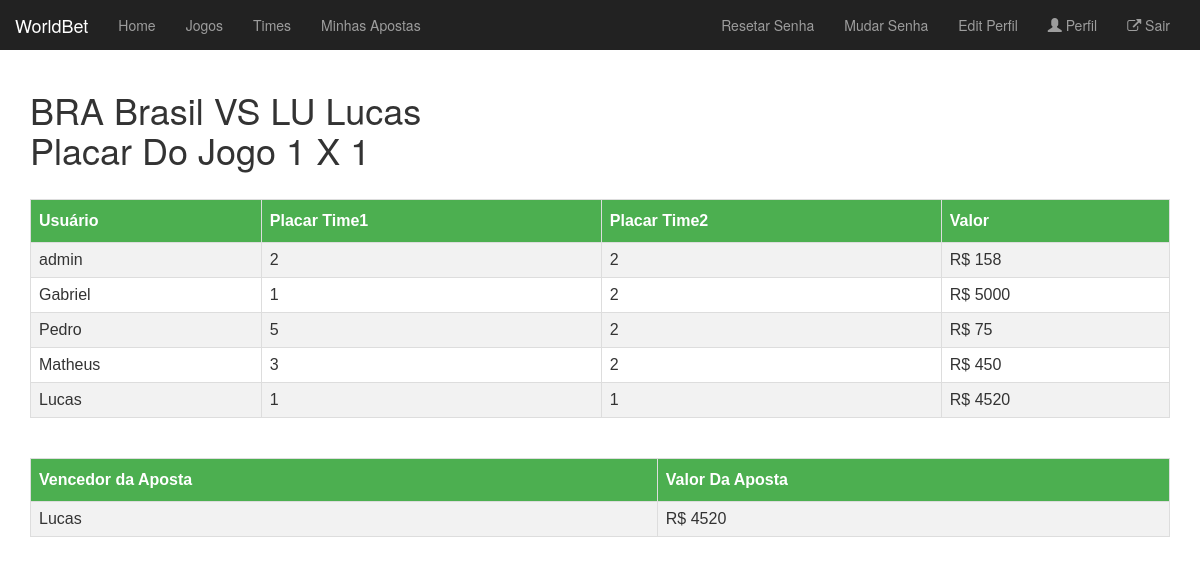
The app's page /bolao/lista_apostas/21/ (signed in) with its own data.
### bolao/models.py (models this page shows)
class Partida(models.Model):
    local = models.CharField(max_length=50, default='')
    time1 = models.ForeignKey(selecao, related_name='time1')
    time2 = models.ForeignKey(selecao, related_name='time2')
    placar_time1 = models.IntegerField(blank=True, null=True)
    placar_time2 = models.IntegerField(blank=True, null=True)
    def __str__(self):
        return "%s %s VS  %s %s " %(self.time1.sigla, self.time1, self.time2.sigla, self.time2)

class selecao(models.Model):
    class Meta:
        verbose_name_plural = "Selecoes"
    def __str__(self):
        return "%s" % (self.nome)
    sigla = models.CharField(max_length=3)
    nome = models.CharField(max_length=30)

class aposta(models.Model):
    usuario = models.CharField(max_length=100);
    valor = models.IntegerField()
    aposta_partida = models.ForeignKey(Partida, on_delete=models.CASCADE)
    gols_time1 = models.IntegerField()
    gols_time2 = models.IntegerField()
    def __str__(self):
        return "%s - %i x %i " %(self.aposta_partida, self.gols_time1, self.gols_time2)

### bolao/views.py (the view)
# urls.py: url(r'^lista_apostas/(?P<partida>\w+)/$', views.listaposta),
def listaposta(request, partida):
	ap = aposta.objects.all()
	p = Partida.objects.get(id=partida)
	args = {'ap': ap, 'partida': p}
	return render(request, 'lista_apostas.html', args)

### bolao/templates/lista_apostas.html (shortened to what this page needs)
{% extends "base.html" %}
{% block body %}
<div class='container'>
<h1>{{ partida }} <br> Placar Do Jogo {{ partida.placar_time1 }} X {{ partida.placar_time2 }}</h1>
<br>
{% if ap %}
  <table id="customers">
    <tr>
      <th>Usuário</th>
      <th>Placar Time1</th>
      <th>Placar Time2</th>
      <th>Valor</th>
    </tr>
{% for aposta in ap %}
  {% if aposta.aposta_partida == partida %}
    <tr>
      <td>{{ aposta.usuario }}</td>
      <td>{{ aposta.gols_time1 }}</td>
      <td>{{ aposta.gols_time2 }}</td>
      <td>R$ {{ aposta.valor}}</td>
    </tr>
  {% endif %}
{% endfor %}
</table>
<br>
<br>
<table id="customers">
    <tr>
      <th>Vencedor da Aposta</th>
      <th>Valor Da Aposta</th>
    </tr>
{% for aposta in ap %}
  {% if aposta.aposta_partida == partida %}
    {% if aposta.gols_time1 == partida.placar_time1 and aposta.gols_time2 == partida.placar_time2 %}
    <tr>
      <td>{{ aposta.usuario }}</td>
      <td>R$ {{ aposta.valor}}</td>
    </tr>
    {% endif %}
  {% endif %}
{% endfor %}
{% else %}
  <h1>Não Temos Aposta</h1>
{% endif %}
</div>
{% endblock %}

### records on screen
Partida: time1+time2 "BRA Brasil VS LU Lucas", placar_time1 "1", placar_time2 "1"
aposta: usuario "admin", gols_time1 "2", gols_time2 "2", valor "158"
aposta: usuario "Gabriel", gols_time1 "1", gols_time2 "2", valor "5000"
aposta: usuario "Pedro", gols_time1 "5", gols_time2 "2", valor "75"
aposta: usuario "Matheus", gols_time1 "3", gols_time2 "2", valor "450"
aposta: usuario "Lucas", gols_time1 "1", gols_time2 "1", valor "4520"
